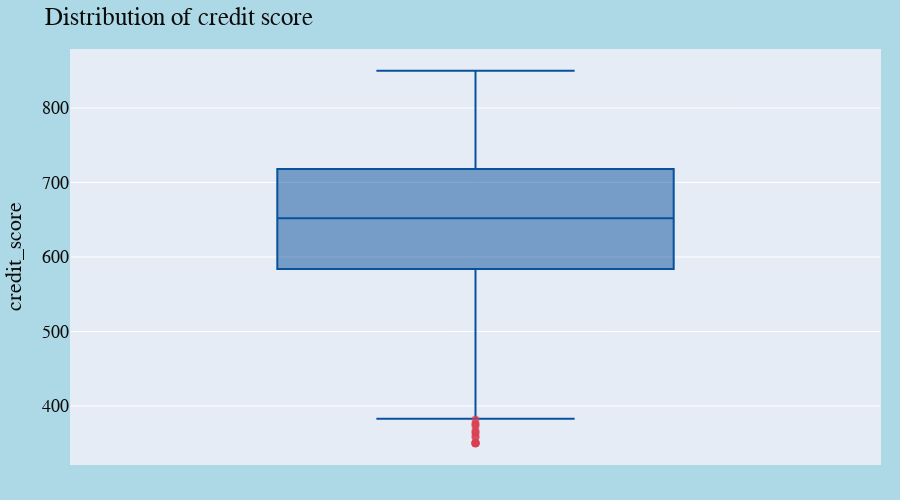

Notebook code cell kept with this figure:
### Code cell
# credit score distribution graph

fig = px.box(df, y="credit_score")
fig.update_layout(
    autosize=False,
    width=900,
    height=500,
    margin=dict(
        l=20,
        r=20,
        b=20,
        t=50,
        pad=1
    ),
    paper_bgcolor="LightBlue",
)
fig.update_traces(jitter=0,    name="Suspected Outliers",
    boxpoints='suspectedoutliers',
    marker=dict(
        color='rgb(8,81,156)',
        outliercolor='rgba(219, 64, 82, 0.6)',
        line=dict(
            outliercolor='rgba(219, 64, 82, 0.6)',
            outlierwidth=2)),
    line_color='rgb(8,81,156)')
fig.update_layout(
    height=500,font=dict(
        family="Courier New, monospace",
        size=18,
        color="#0c0b0c"),

    title_text='Distribution of credit score')
fig.show()

### Figure 1 — Plotly figure (JSON) as saved in the notebook; plotly's stock layout.template omitted (floating-point values rounded to 4 significant figures; data arrays with more than 128 entries replaced by an {"elided": "..."} marker saying what was removed)
{"data": [{"alignmentgroup": "True", "boxpoints": "suspectedoutliers", "hovertemplate": "credit_score=%{y}<extra></extra>", "jitter": 0, "legendgroup": "", "line": {"color": "rgb(8,81,156)"}, "marker": {"color": "rgb(8,81,156)", "line": {"outliercolor": "rgba(219, 64, 82, 0.6)", "outlierwidth": 2}, "outliercolor": "rgba(219, 64, 82, 0.6)"}, "name": "Suspected Outliers", "notched": false, "offsetgroup": "", "orientation": "v", "showlegend": false, "type": "box", "x0": " ", "xaxis": "x", "y": {"elided": "10000 int values"}, "y0": " ", "yaxis": "y"}], "layout": {"autosize": false, "boxmode": "group", "font": {"color": "#0c0b0c", "family": "Courier New, monospace", "size": 18}, "height": 500, "legend": {"tracegroupgap": 0}, "margin": {"b": 20, "l": 20, "pad": 1, "r": 20, "t": 50}, "paper_bgcolor": "LightBlue", "title": {"text": "Distribution of credit score"}, "width": 900, "xaxis": {"anchor": "y", "domain": [0, 1]}, "yaxis": {"anchor": "x", "domain": [0, 1], "title": {"text": "credit_score"}}}}
